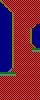

This is a level from a 2D game, rendered from its Tiled map with the project's own tilesets. A one-line summary and the complete map file follow:
An orthogonal 10x25 tile map with 4x4 px tiles, 1 tile layer (Capa de Patrones 1).

<map version="1.0" tiledversion="1.0.2" orientation="orthogonal" renderorder="right-down" width="10" height="25" tilewidth="4" tileheight="4" nextobjectid="1">
 <tileset firstgid="1" source="tilesetJungle.tsx" />
 <layer name="Capa de Patrones 1" width="10" height="25">
  <data encoding="csv">
2,3,3,3,3,3,3,3,3,3,
12,2,3,3,3,3,3,3,3,3,
12,12,2,3,3,3,3,3,3,3,
12,12,12,5,3,3,3,3,3,3,
12,12,12,5,3,3,3,3,3,3,
12,12,12,5,3,3,3,3,3,3,
12,12,12,5,3,3,3,3,1,12,
12,12,12,5,3,3,3,6,12,12,
12,12,12,5,3,3,3,6,12,12,
12,12,12,5,3,3,3,6,12,12,
12,12,12,5,3,3,3,6,12,12,
12,12,12,5,3,3,3,3,8,12,
12,12,12,5,3,3,3,3,4,4,
12,12,12,5,3,3,3,3,3,3,
12,12,12,5,3,3,3,3,3,3,
12,12,12,5,3,3,3,3,3,3,
12,12,12,5,3,3,3,3,3,3,
12,12,7,3,3,3,3,3,3,3,
4,4,4,4,3,3,3,3,3,3,
3,3,3,3,3,3,3,3,3,3,
3,3,3,3,3,3,3,3,3,3,
3,3,3,3,3,3,3,3,3,3,
3,3,3,3,3,3,3,3,3,3,
3,3,3,3,3,3,3,3,3,3,
3,3,3,3,3,3,3,3,3,3
</data>
 </layer>
</map>
